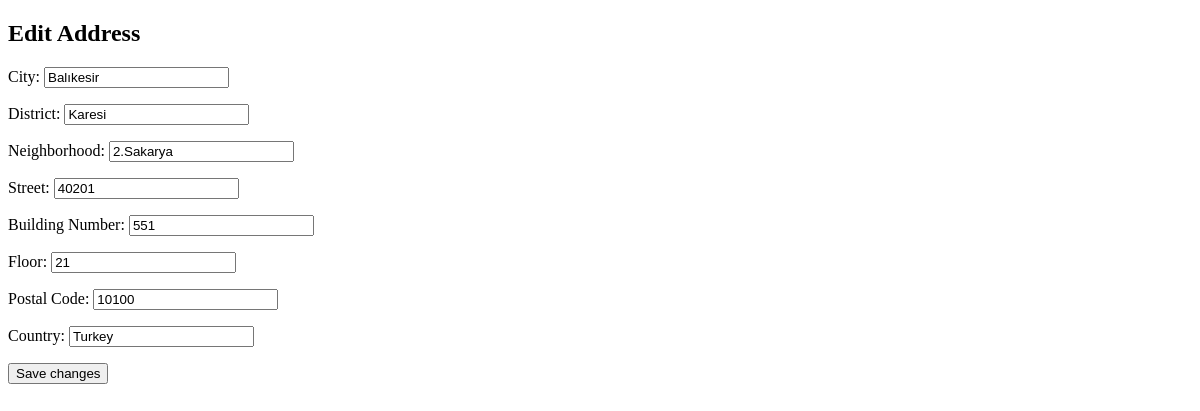
/edit-address/2/, run on an earlier commit of the app's database.
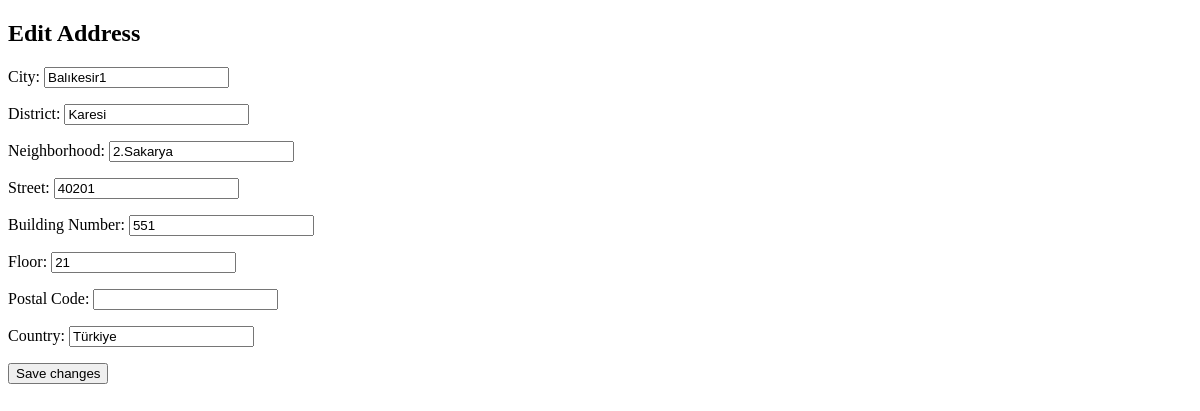
And on a later commit of the database.
### waterproject/models.py (models this page shows, shortened)
class Address(models.Model):
    user = models.ForeignKey(User, on_delete=models.CASCADE, related_name='addresses')
    city = models.CharField(max_length=100, verbose_name='City')  # Örnek: Balıkesir
    district = models.CharField(max_length=100, verbose_name='District')  # Örnek: Karesi
    neighborhood = models.CharField(max_length=100, verbose_name='Neighborhood')  # Örnek: 2.Sakarya Mah.
    street = models.CharField(max_length=255, verbose_name='Street')  # Örnek: 4020 Sk.
    building_number = models.CharField(max_length=10, verbose_name='Building Number')  # Örnek: No:55
    floor = models.CharField(max_length=10, verbose_name='Floor')  # Örnek: Kat:2
    postal_code = models.CharField(max_length=20, verbose_name='Postal Code', blank=True, null=True)
    country = models.CharField(max_length=100, default='Turkey', verbose_name='Country')
    created_at = models.DateTimeField(auto_now_add=True)

### waterproject/views.py (the view)
# urls.py: path('edit-address/<int:address_id>/', views.edit_address, name='edit_address'),
def edit_address(request, address_id):
    address = Address.objects.get(id=address_id)
    if request.method == 'POST':
        form = AddressForm(request.POST, instance=address)
        if form.is_valid():
            form.save()
            return redirect('user_details')  # Yönlendirme yapacağınız sayfa
    else:
        form = AddressForm(instance=address)
    return render(request, 'edit_address.html', {'form': form})

### waterproject/forms.py
class AddressForm(forms.ModelForm):
    class Meta:
        model = Address
        fields = ['city', 'district', 'neighborhood', 'street', 'building_number', 'floor', 'postal_code', 'country']

### waterproject/templates/edit_address.html (shortened to what this page needs)
<!doctype html>
<html lang="en">
<head>
</head>
<body>
{% block content %}
    <h2>Edit Address</h2>
    <form method="post">
        {{ form.as_p }}
        <button type="submit" class="btn btn-primary">Save changes</button>
    </form>
{% endblock %}
</body>
</html>

What changed in the data, as far as the page shows it:
changed Address "Karesi": city "Balıkesir" → "Balıkesir1"; postal_code "10100" → (not shown); country "Turkey" → "Türkiye"
